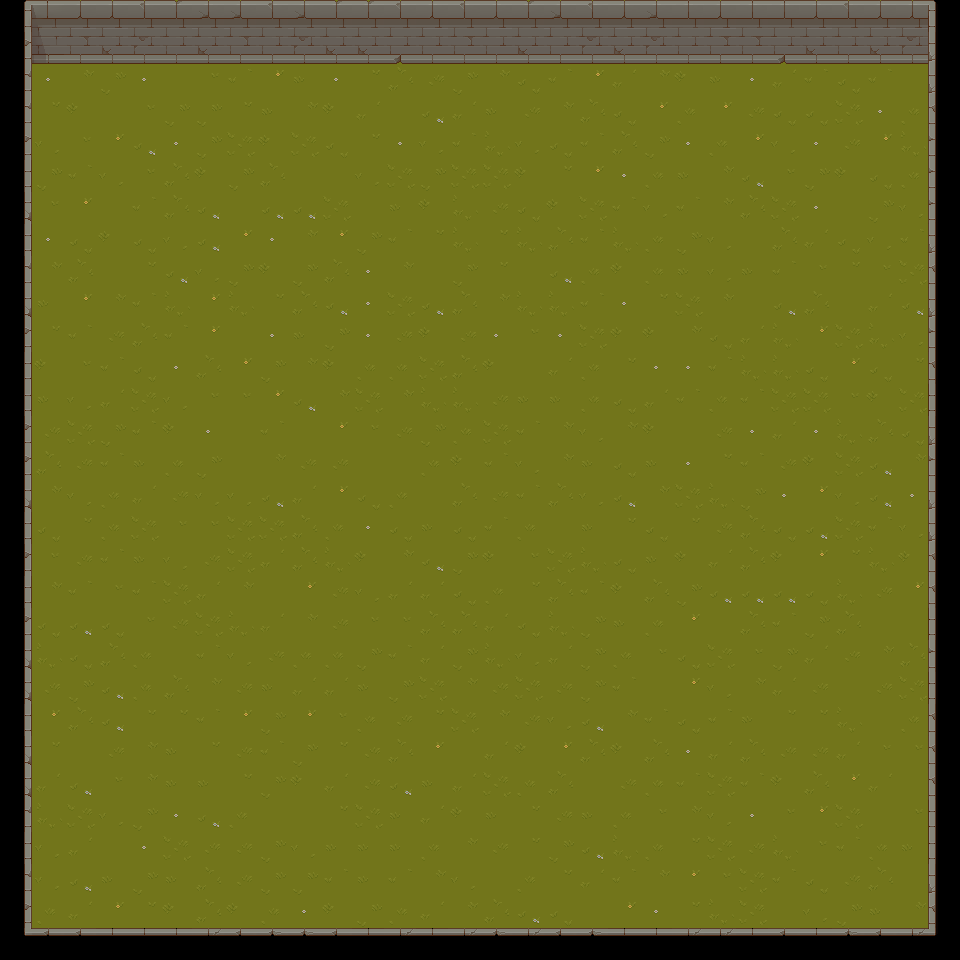

Rendered tile map (Tiled .tmx) drawn with the repository's tilesets; below, a short description and the map source with its tile grids summarised:
An orthogonal 30x30 tile map with 32x32 px tiles, 2 tile layers (Ground, Walls), 2 tilesets and 25 objects (23x Enemy, Player).

<map version="1.5" tiledversion="1.7.2" orientation="orthogonal" renderorder="right-down" width="30" height="30" tilewidth="32" tileheight="32" infinite="0" nextlayerid="6" nextobjectid="30">
 <editorsettings>
  <export target="dungeon-v1.json" format="json" />
 </editorsettings>
 <tileset firstgid="1" name="TX Tileset Wall" tilewidth="32" tileheight="32" tilecount="256" columns="16">
  <image source="../tilesets/TX Tileset Wall.png" width="512" height="512" />
  <tile id="17">
   <properties>
    <property name="collides" type="bool" value="true" />
   </properties>
  </tile>
  <tile id="18">
   <properties>
    <property name="collides" type="bool" value="true" />
   </properties>
  </tile>
  <tile id="19">
   <properties>
    <property name="collides" type="bool" value="true" />
   </properties>
  </tile>
  <tile id="20">
   <properties>
    <property name="collides" type="bool" value="true" />
   </properties>
  </tile>
  <tile id="21">
   <properties>
    <property name="collides" type="bool" value="true" />
   </properties>
  </tile>
  <tile id="22">
   <properties>
    <property name="collides" type="bool" value="true" />
   </properties>
  </tile>
  <tile id="23">
   <properties>
    <property name="collides" type="bool" value="true" />
   </properties>
  </tile>
  <tile id="24">
   <properties>
    <property name="collides" type="bool" value="true" />
   </properties>
  </tile>
  <tile id="25">
   <properties>
    <property name="collides" type="bool" value="true" />
   </properties>
  </tile>
  <tile id="26">
   <properties>
    <property name="collides" type="bool" value="true" />
   </properties>
  </tile>
  <tile id="27">
   <properties>
    <property name="collides" type="bool" value="true" />
   </properties>
  </tile>
  <tile id="28">
   <properties>
    <property name="collides" type="bool" value="true" />
   </properties>
  </tile>
  <tile id="29">
   <properties>
    <property name="collides" type="bool" value="true" />
   </properties>
  </tile>
  <tile id="30">
   <properties>
    <property name="collides" type="bool" value="true" />
   </properties>
  </tile>
  <tile id="33">
   <properties>
    <property name="collides" type="bool" value="true" />
   </properties>
  </tile>
  <tile id="35">
   <properties>
    <property name="collides" type="bool" value="true" />
   </properties>
  </tile>
  <tile id="36">
   <properties>
    <property name="collides" type="bool" value="true" />
   </properties>
  </tile>
  <tile id="40">
   <properties>
    <property name="collides" type="bool" value="true" />
   </properties>
  </tile>
  <tile id="41">
   <properties>
    <property name="collides" type="bool" value="true" />
   </properties>
  </tile>
  <tile id="42">
   <properties>
    <property name="collides" type="bool" value="true" />
   </properties>
  </tile>
  <tile id="43">
   <properties>
    <property name="collides" type="bool" value="true" />
   </properties>
  </tile>
  <tile id="49">
   <properties>
    <property name="collides" type="bool" value="true" />
   </properties>
  </tile>
  <tile id="50">
   <properties>
    <property name="collides" type="bool" value="true" />
   </properties>
  </tile>
  <tile id="51">
   <properties>
    <property name="collides" type="bool" value="true" />
   </properties>
  </tile>
  <tile id="52">
   <properties>
    <property name="collides" type="bool" value="true" />
   </properties>
  </tile>
  <tile id="56">
   <properties>
    <property name="collides" type="bool" value="true" />
   </properties>
  </tile>
  <tile id="57">
   <properties>
    <property name="collides" type="bool" value="true" />
   </properties>
  </tile>
  <tile id="58">
   <properties>
    <property name="collides" type="bool" value="true" />
   </properties>
  </tile>
  <tile id="59">
   <properties>
    <property name="collides" type="bool" value="true" />
   </properties>
  </tile>
  <tile id="65">
   <properties>
    <property name="collides" type="bool" value="true" />
   </properties>
  </tile>
  <tile id="67">
   <properties>
    <property name="collides" type="bool" value="true" />
   </properties>
  </tile>
  <tile id="69">
   <properties>
    <property name="collides" type="bool" value="true" />
   </properties>
  </tile>
  <tile id="70">
   <properties>
    <property name="collides" type="bool" value="true" />
   </properties>
  </tile>
  <tile id="71">
   <properties>
    <property name="collides" type="bool" value="true" />
   </properties>
  </tile>
  <tile id="97">
   <properties>
    <property name="collides" type="bool" value="true" />
   </properties>
  </tile>
  <tile id="98">
   <properties>
    <property name="collides" type="bool" value="true" />
   </properties>
  </tile>
  <tile id="99">
   <properties>
    <property name="collides" type="bool" value="true" />
   </properties>
  </tile>
  <tile id="100">
   <properties>
    <property name="collides" type="bool" value="true" />
   </properties>
  </tile>
  <tile id="102">
   <properties>
    <property name="collides" type="bool" value="true" />
   </properties>
  </tile>
 </tileset>
 <tileset firstgid="257" name="TX Tileset Grass" tilewidth="32" tileheight="32" tilecount="64" columns="8">
  <image source="../tilesets/TX Tileset Grass.png" width="256" height="256" />
 </tileset>
 <layer id="1" name="Ground" width="30" height="30">
  <data>[900 cells, 812 non-empty, 19 distinct tile ids]</data>
 </layer>
 <layer id="2" name="Walls" width="30" height="30">
  <data>[900 cells, 144 non-empty, 28 distinct tile ids]</data>
 </layer>
 <objectgroup id="3" name="Players">
  <object id="1" name="Player" x="488" y="432">
   <point />
  </object>
 </objectgroup>
 <objectgroup id="4" name="Enemies">
  <object id="2" name="Enemy" x="496" y="128">
   <point />
  </object>
  <object id="5" name="Enemy" x="208" y="240">
   <point />
  </object>
  <object id="6" name="Enemy" x="176" y="416">
   <point />
  </object>
  <object id="7" name="Enemy" x="176" y="584">
   <point />
  </object>
  <object id="8" name="Enemy" x="184" y="656">
   <point />
  </object>
  <object id="9" name="Enemy" x="224" y="736">
   <point />
  </object>
  <object id="10" name="Enemy" x="264" y="776">
   <point />
  </object>
  <object id="11" name="Enemy" x="320" y="808">
   <point />
  </object>
  <object id="12" name="Enemy" x="432" y="824">
   <point />
  </object>
  <object id="13" name="Enemy" x="560" y="824">
   <point />
  </object>
  <object id="14" name="Enemy" x="664" y="776">
   <point />
  </object>
  <object id="15" name="Enemy" x="728" y="720">
   <point />
  </object>
  <object id="16" name="Enemy" x="792" y="536">
   <point />
  </object>
  <object id="17" name="Enemy" x="808" y="456">
   <point />
  </object>
  <object id="18" name="Enemy" x="808" y="360">
   <point />
  </object>
  <object id="19" name="Enemy" x="776" y="216">
   <point />
  </object>
  <object id="20" name="Enemy" x="704" y="144">
   <point />
  </object>
  <object id="21" name="Enemy" x="624" y="104">
   <point />
  </object>
  <object id="22" name="Enemy" x="560" y="96">
   <point />
  </object>
  <object id="23" name="Enemy" x="344" y="104">
   <point />
  </object>
  <object id="24" name="Enemy" x="288" y="136">
   <point />
  </object>
  <object id="25" name="Enemy" x="232" y="168">
   <point />
  </object>
  <object id="26" name="Enemy" x="176" y="312">
   <point />
  </object>
 </objectgroup>
 <objectgroup id="5" name="Enemies2" visible="0">
  <object id="29" x="100.533" y="81.1309" width="775.937" height="694.869">
   <ellipse />
  </object>
 </objectgroup>
</map>
